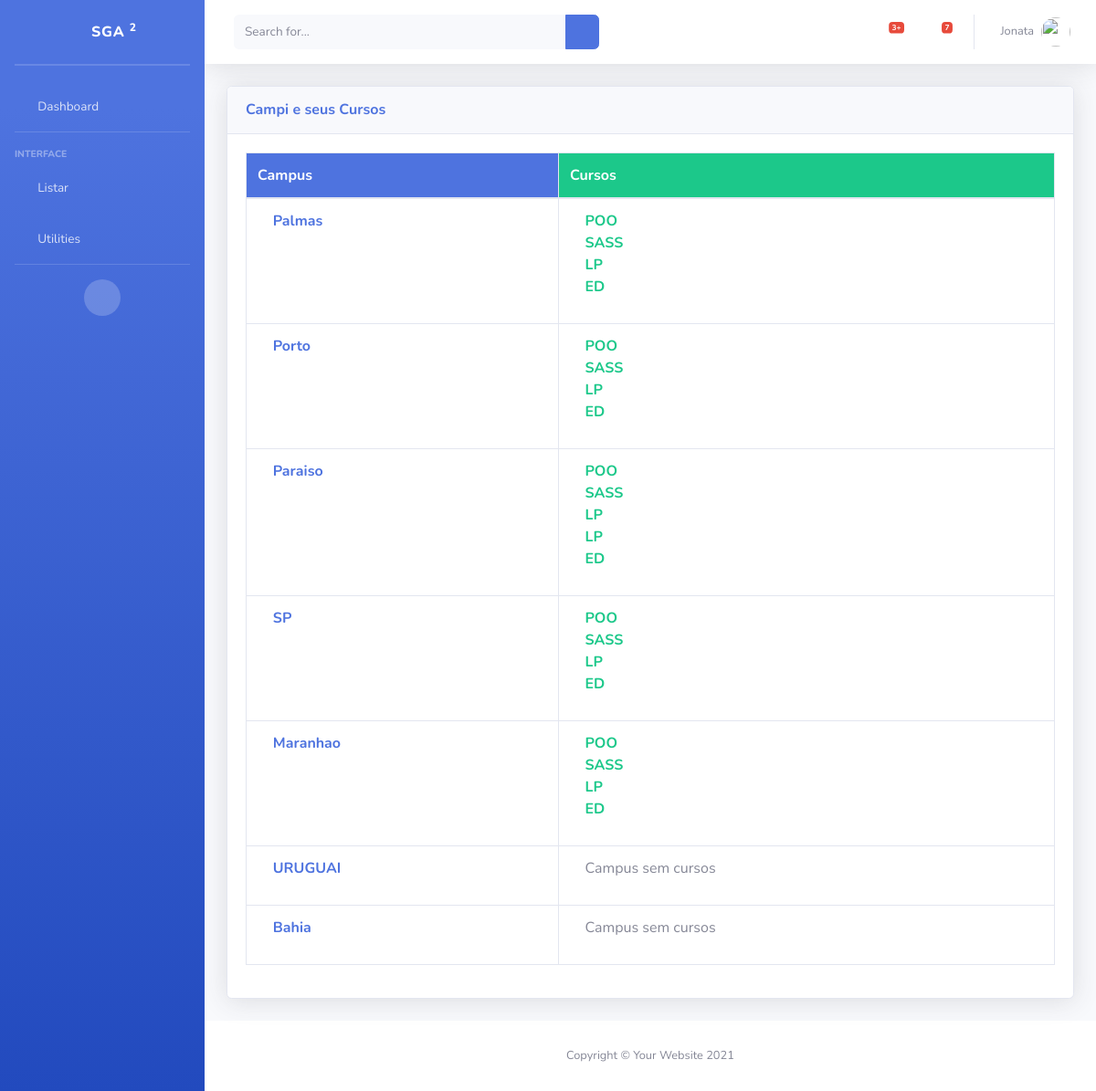
/listarCampus/, run on the app's committed database.
### piloto/models/Campus.py (models this page shows, shortened)
class Campus(models.Model):
    nome = models.CharField("Nome do Campus", max_length=100, unique=True)
    class Meta:
        verbose_name = "Campus"
        verbose_name_plural = "Campi"

### piloto/models/Curso.py (models this page shows, shortened)
class Curso(models.Model):
    nome = models.CharField("Nome do Curso", max_length=100)
    campus = models.ForeignKey(Campus, verbose_name="Campus", on_delete=models.PROTECT)
    class Meta:
        verbose_name = "Curso"
        verbose_name_plural = "Cursos"

### piloto/views/ListarCampus.py (the view)
# urls.py: path('listarCampus/', ListarCampus.as_view(), name='listarCampus'),
class ListarCampus(TemplateView):
    template_name = 'listas/ListarCampus.html'
    def get_context_data(self, **kwargs):
        context = super().get_context_data(**kwargs)
        campi = Campus.objects.prefetch_related('curso_set').all()
        context['campi'] = campi
        return context

### templates/listas/ListarCampus.html
{% extends 'Base.html' %}
{% load static %}
{% block content %}
<div class="container-fluid">
    <div class="card shadow mb-4">
        <div class="card-header py-3">
            <h6 class="m-0 font-weight-bold text-primary">Campi e seus Cursos</h6>
        </div>
        <div class="card-body">
            <div class="table-responsive">
                <table class="table table-bordered" id="dataTable" width="100%" cellspacing="0">
                    <thead>
                        <tr>
                            <th class="bg-primary text-white">Campus</th>
                            <th class="bg-success text-white">Cursos</th>
                        </tr>
                    </thead>
                    <tbody>
                        {% for campus in campi %}
                            <tr>
                                <td class="text-primary font-weight-bold">
                                    <i class="fas fa-university text-primary"></i>
                                    <span class="text-primary font-weight-bold">{{ campus.nome }}</span>
                                </td>
                                <td>
                                    <ul class="list-unstyled">
                                        {% if campus.curso_set.all %}
                                            {% for curso in campus.curso_set.all %}
                                                <li>
                                                    <i class="fas fa-book text-success"></i>
                                                    <span class="text-success font-weight-bold">{{ curso.nome }}</span>
                                                </li>
                                            {% endfor %}
                                        {% else %}
                                            <li>
                                                <i class="fas fa-exclamation-circle text-muted"></i>
                                                <span class="text-muted">Campus sem cursos</span>
                                            </li>
                                        {% endif %}
                                    </ul>
                                </td>
                            </tr>
                        {% endfor %}
                    </tbody>
                </table>
            </div>
        </div>
    </div>
</div>
</div>
{% endblock %}

### data on the page
Campus: nome "Palmas"
Curso: nome "POO"
Curso: nome "SASS"
Curso: nome "LP"
Curso: nome "ED"
Campus: nome "Porto"
Curso: nome "POO"
Curso: nome "SASS"
Curso: nome "LP"
Curso: nome "ED"
Campus: nome "Paraiso"
Curso: nome "POO"
Curso: nome "SASS"
Curso: nome "LP"
Curso: nome "LP"
Curso: nome "ED"
Campus: nome "SP"
Curso: nome "POO"
Curso: nome "SASS"
Curso: nome "LP"
Curso: nome "ED"
Campus: nome "Maranhao"
Curso: nome "POO"
Curso: nome "SASS"
Curso: nome "LP"
Curso: nome "ED"
Campus: nome "URUGUAI", shows "Campus sem cursos"
Campus: nome "Bahia", shows "Campus sem cursos"
